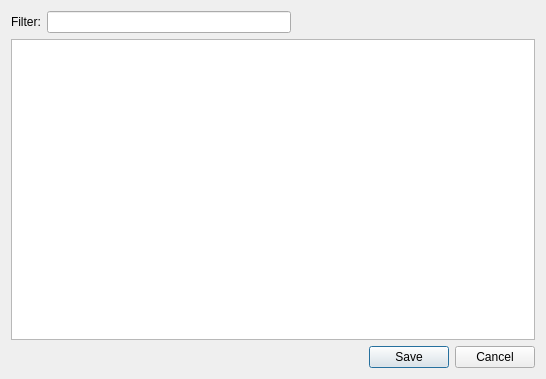
<?xml version="1.0" encoding="UTF-8"?>
<ui version="4.0">
 <class>MessageConfigDialog</class>
 <widget class="QDialog" name="MessageConfigDialog">
  <property name="geometry">
   <rect>
    <x>0</x>
    <y>0</y>
    <width>546</width>
    <height>379</height>
   </rect>
  </property>
  <property name="windowTitle">
   <string>Dialog</string>
  </property>
  <layout class="QVBoxLayout" name="verticalLayout_2">
   <item>
    <layout class="QVBoxLayout" name="verticalLayout">
     <item>
      <layout class="QHBoxLayout" name="horizontalLayout_2">
       <item>
        <widget class="QLabel" name="filterLabel">
         <property name="text">
          <string>Filter:</string>
         </property>
        </widget>
       </item>
       <item>
        <widget class="QLineEdit" name="filterEdit"/>
       </item>
       <item>
        <spacer name="horizontalSpacer_2">
         <property name="orientation">
          <enum>Qt::Horizontal</enum>
         </property>
         <property name="sizeHint" stdset="0">
          <size>
           <width>40</width>
           <height>20</height>
          </size>
         </property>
        </spacer>
       </item>
      </layout>
     </item>
     <item>
      <widget class="QTableView" name="eventsTable">
       <property name="editTriggers">
        <set>QAbstractItemView::NoEditTriggers</set>
       </property>
       <property name="showDropIndicator" stdset="0">
        <bool>false</bool>
       </property>
       <property name="dragDropOverwriteMode">
        <bool>true</bool>
       </property>
       <property name="selectionMode">
        <enum>QAbstractItemView::SingleSelection</enum>
       </property>
       <property name="verticalScrollMode">
        <enum>QAbstractItemView::ScrollPerPixel</enum>
       </property>
       <property name="horizontalScrollMode">
        <enum>QAbstractItemView::ScrollPerPixel</enum>
       </property>
       <property name="showGrid">
        <bool>false</bool>
       </property>
       <attribute name="horizontalHeaderVisible">
        <bool>false</bool>
       </attribute>
       <attribute name="horizontalHeaderHighlightSections">
        <bool>false</bool>
       </attribute>
       <attribute name="verticalHeaderVisible">
        <bool>false</bool>
       </attribute>
      </widget>
     </item>
     <item>
      <layout class="QHBoxLayout" name="horizontalLayout">
       <item>
        <spacer name="horizontalSpacer">
         <property name="orientation">
          <enum>Qt::Horizontal</enum>
         </property>
         <property name="sizeHint" stdset="0">
          <size>
           <width>40</width>
           <height>20</height>
          </size>
         </property>
        </spacer>
       </item>
       <item>
        <widget class="QDialogButtonBox" name="buttonBox">
         <property name="orientation">
          <enum>Qt::Horizontal</enum>
         </property>
         <property name="standardButtons">
          <set>QDialogButtonBox::Cancel|QDialogButtonBox::Save</set>
         </property>
        </widget>
       </item>
      </layout>
     </item>
    </layout>
   </item>
  </layout>
 </widget>
 <resources/>
 <connections>
  <connection>
   <sender>buttonBox</sender>
   <signal>accepted()</signal>
   <receiver>MessageConfigDialog</receiver>
   <slot>accept()</slot>
   <hints>
    <hint type="sourcelabel">
     <x>248</x>
     <y>254</y>
    </hint>
    <hint type="destinationlabel">
     <x>157</x>
     <y>274</y>
    </hint>
   </hints>
  </connection>
  <connection>
   <sender>buttonBox</sender>
   <signal>rejected()</signal>
   <receiver>MessageConfigDialog</receiver>
   <slot>reject()</slot>
   <hints>
    <hint type="sourcelabel">
     <x>316</x>
     <y>260</y>
    </hint>
    <hint type="destinationlabel">
     <x>286</x>
     <y>274</y>
    </hint>
   </hints>
  </connection>
 </connections>
</ui>
